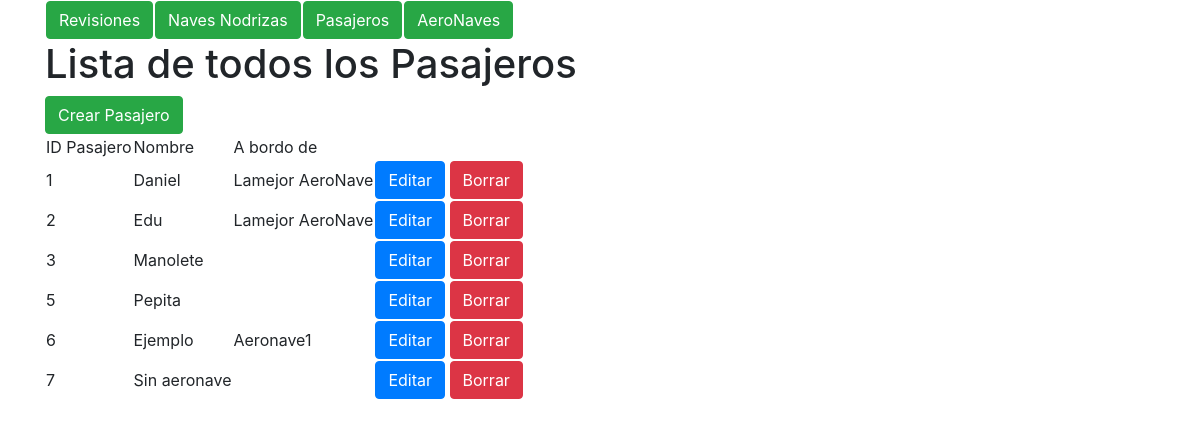
/pasajero/list, run on an earlier commit of the app's database.
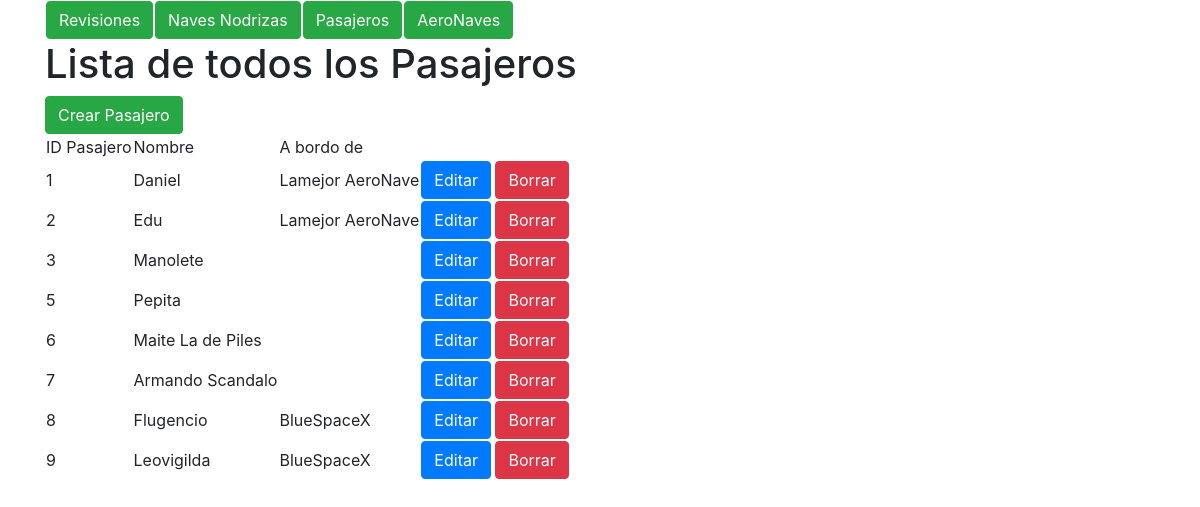
And on a later commit of the database.
### marcianos/models.py (models this page shows, shortened)
class Pasajero(models.Model):
    nombre = models.CharField(max_length=400)
    aeronave_id = models.ForeignKey(aeronave, on_delete=models.CASCADE,
        related_name = 'subido_en', null=True, blank=True)

class aeronave(models.Model):
    nombre = models.CharField(max_length=400)
    max_marcianos = models.PositiveIntegerField()
    nave_origen = models.ForeignKey(nave_nodriza, on_delete=models.CASCADE,
        related_name = 'nave_origen', null=True)
    nave_destino = models.ForeignKey(nave_nodriza, on_delete=models.CASCADE,
        related_name = 'nave_destino', null=True)

### marcianos/views.py (the view)
# urls.py: path(r'pasajero/list', views.pasajero_list, name='pasajero_list'),
def pasajero_list(request, template_name = 'pasajero/lista.html'):
    pasajeros = Pasajero.objects.all()
    data = {}
    data['object_list'] = pasajeros
    return render(request, template_name, data)

### marcianos/templates/pasajero/lista.html (shortened to what this page needs)
<!DOCTYPE html>
<html>
  <head>
    <link rel="stylesheet" href="https://maxcdn.bootstrapcdn.com/bootstrap/4.0.0-beta.2/css/bootstrap.min.css">
  </head>
  <body>
    <div class="container">
      {% include "home.html" %}
        <h1>Lista de todos los Pasajeros</h1>
        <a class="btn btn-success" href='{% url "pasajero_create" %}'> Crear Pasajero</a>
        <table>
            <tr>
                <td>ID Pasajero</td>
                <td>Nombre</td>
                <td>A bordo de </td>
            </tr>
                {% for Pasajero in object_list %}
                <tr>
                    <td>{{ Pasajero.pk }}</td>
                    <td>{{ Pasajero.nombre }}</td>
                    <td>{{ Pasajero.aeronave_id.nombre }}</td>
                    <td>
                        <a class="btn btn-primary" href='{% url "pasajero_update" Pasajero.pk %}'>Editar</a>
                        <a class="btn btn-danger" href='{% url "pasajero_delete" Pasajero.pk %}'>Borrar</a>
                    </td>
                </tr>
            {% endfor %}
        </table>
    </div>
  </body>
</html>

What changed in the data, as far as the page shows it:
changed Pasajero id 6: nombre "Ejemplo" → "Maite La de Piles"; aeronave_id.nombre "Aeronave1" → (not shown)
changed Pasajero id 7: nombre "Sin aeronave" → "Armando Scandalo"
added Pasajero: pk "8", nombre "Flugencio", aeronave_id.nombre "BlueSpaceX"
added Pasajero: pk "9", nombre "Leovigilda", aeronave_id.nombre "BlueSpaceX"
